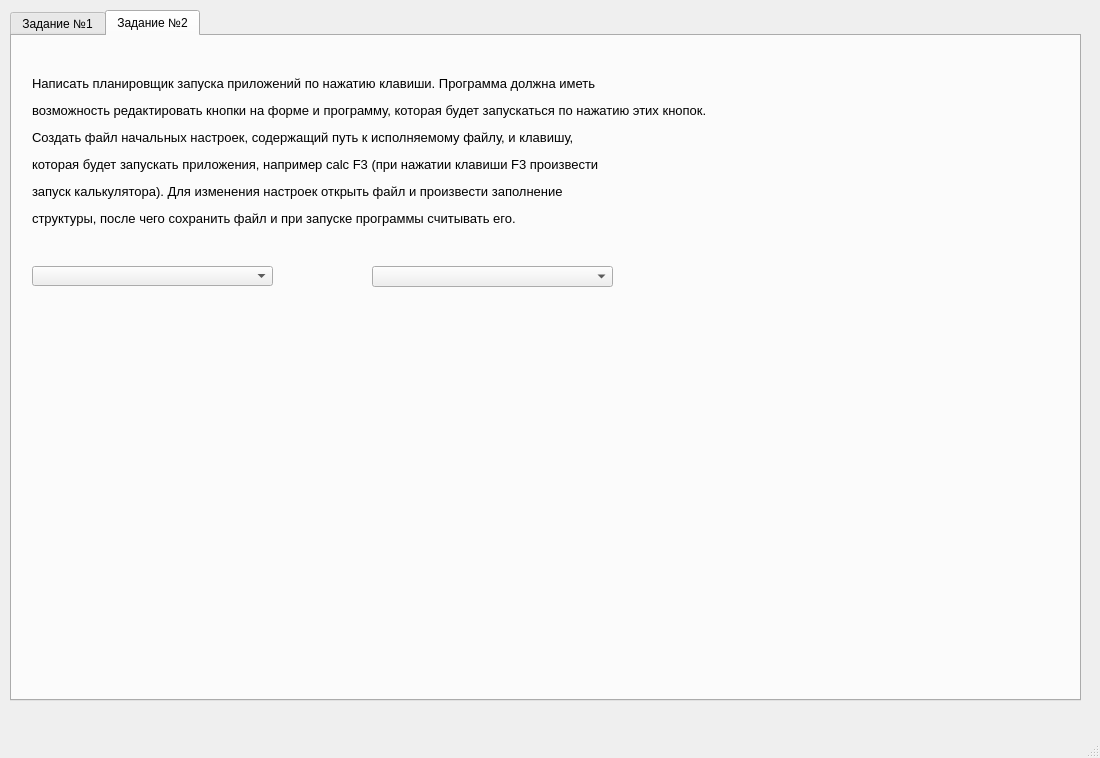
<?xml version="1.0" encoding="UTF-8"?>
<ui version="4.0">
 <class>MainWindow</class>
 <widget class="QMainWindow" name="MainWindow">
  <property name="geometry">
   <rect>
    <x>0</x>
    <y>0</y>
    <width>1100</width>
    <height>758</height>
   </rect>
  </property>
  <property name="windowTitle">
   <string>MainWindow</string>
  </property>
  <widget class="QWidget" name="centralwidget">
   <widget class="QTabWidget" name="tabWidget">
    <property name="geometry">
     <rect>
      <x>10</x>
      <y>10</y>
      <width>1071</width>
      <height>691</height>
     </rect>
    </property>
    <property name="currentIndex">
     <number>1</number>
    </property>
    <widget class="QWidget" name="tab">
     <attribute name="title">
      <string>Задание №1</string>
     </attribute>
     <widget class="QPlainTextEdit" name="plainTextEdit">
      <property name="geometry">
       <rect>
        <x>20</x>
        <y>100</y>
        <width>441</width>
        <height>91</height>
       </rect>
      </property>
     </widget>
     <widget class="QLabel" name="label">
      <property name="geometry">
       <rect>
        <x>20</x>
        <y>20</y>
        <width>721</width>
        <height>61</height>
       </rect>
      </property>
      <property name="text">
       <string>&lt;html&gt;&lt;head/&gt;&lt;body&gt;&lt;p&gt;&lt;span style=&quot; font-size:10pt;&quot;&gt;Создать программу, в которой будет поле ввода. &lt;/span&gt;&lt;/p&gt;&lt;p&gt;&lt;span style=&quot; font-size:10pt;&quot;&gt;После ввода строки и нажатия клавиши Enter, строка переносится в заголовок окна.&lt;/span&gt;&lt;/p&gt;&lt;/body&gt;&lt;/html&gt;</string>
      </property>
     </widget>
    </widget>
    <widget class="QWidget" name="tab_2">
     <attribute name="title">
      <string>Задание №2</string>
     </attribute>
     <widget class="QLabel" name="label_2">
      <property name="geometry">
       <rect>
        <x>20</x>
        <y>20</y>
        <width>901</width>
        <height>191</height>
       </rect>
      </property>
      <property name="text">
       <string>&lt;html&gt;&lt;head/&gt;&lt;body&gt;&lt;p&gt;&lt;span style=&quot; font-size:10pt;&quot;&gt;	Написать планировщик запуска приложений по нажатию клавиши. Программа должна иметь&lt;/span&gt;&lt;/p&gt;&lt;p&gt;&lt;span style=&quot; font-size:10pt;&quot;&gt;возможность редактировать кнопки на форме и программу, которая будет запускаться по нажатию этих кнопок.&lt;/span&gt;&lt;/p&gt;&lt;p&gt;&lt;span style=&quot; font-size:10pt;&quot;&gt;	Создать файл начальных настроек, содержащий путь к исполняемому файлу, и клавишу,&lt;/span&gt;&lt;/p&gt;&lt;p&gt;&lt;span style=&quot; font-size:10pt;&quot;&gt;которая будет запускать приложения, например calc F3 (при нажатии клавиши F3 произвести&lt;/span&gt;&lt;/p&gt;&lt;p&gt;&lt;span style=&quot; font-size:10pt;&quot;&gt;запуск калькулятора). Для изменения настроек открыть файл и произвести заполнение&lt;/span&gt;&lt;/p&gt;&lt;p&gt;&lt;span style=&quot; font-size:10pt;&quot;&gt;структуры, после чего сохранить файл и при запуске программы считывать его.&lt;/span&gt;&lt;/p&gt;&lt;/body&gt;&lt;/html&gt;</string>
      </property>
     </widget>
     <widget class="QComboBox" name="comboBox">
      <property name="geometry">
       <rect>
        <x>20</x>
        <y>230</y>
        <width>241</width>
        <height>20</height>
       </rect>
      </property>
     </widget>
     <widget class="QComboBox" name="comboBox_2">
      <property name="geometry">
       <rect>
        <x>360</x>
        <y>230</y>
        <width>241</width>
        <height>21</height>
       </rect>
      </property>
     </widget>
    </widget>
   </widget>
  </widget>
  <widget class="QMenuBar" name="menubar">
   <property name="geometry">
    <rect>
     <x>0</x>
     <y>0</y>
     <width>1100</width>
     <height>26</height>
    </rect>
   </property>
  </widget>
  <widget class="QStatusBar" name="statusbar"/>
 </widget>
 <resources/>
 <connections/>
</ui>
